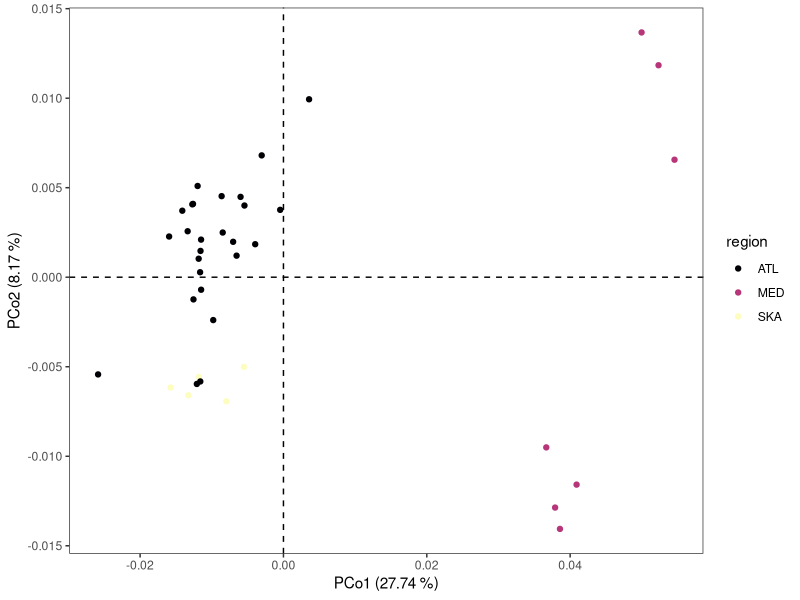
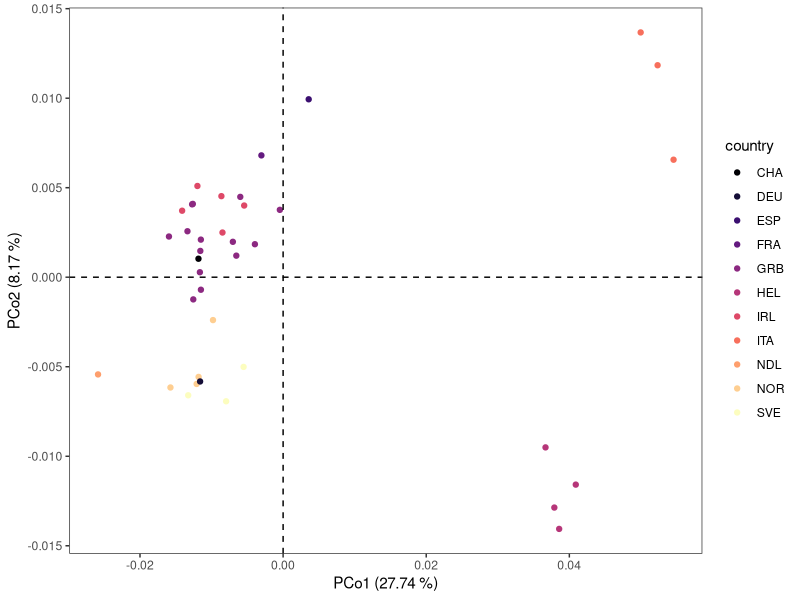

These figures' R source, in order: (Note: this script raises an error after producing the figures.)
library(tidyverse)

PCoA <- function(Fst){
	A <- -0.5 * Fst * Fst

	identity <- diag(ncol(A))
	ones <- rep(1,ncol(A))
	side <- identity - ones %*% t(ones) / ncol(A)

	Delta <- side %*% A %*% side

	Evalues <- eigen(Delta)$values
	print(Evalues)

	c <- abs(Evalues[length(Evalues)])
	print(c)
	c.mat <- matrix(rep(c,ncol(A)*ncol(A)),ncol=ncol(A))
	c.mat <- c.mat - c*diag(ncol(A))

	Fst.corr <- sqrt(Fst * Fst + 2*c.mat)
	A <- -0.5 * Fst.corr * Fst.corr
	Delta <- side %*% A %*% side

	Evalues <- eigen(Delta)$values
	Evectors <- eigen(Delta)$vectors
	names <- paste0("PCo",1:ncol(Evectors))
	colnames(Evectors) <- names

  Evalues <- Evalues[which(Evalues > 1e-10)]
  Evectors <- Evectors[,which(Evalues > 1e-10)]

  for(i in 1:ncol(Evectors)){
    Evectors[,i] <- Evectors[,i]*Evalues[i]
  }

	return(list(values=Evalues,vectors=Evectors))
}

countryList <- function(populations){
  reference <- data.frame(
                  pop = c("Brd","Cro","Eye","Heb","Iom","Ios","Loo","Lyn","Ork","Pad","Pem","She","Sbs","Sul",
                          "Jer",
                          "Idr",
                          "Hel",
                          "Ale","Sky","The","Tor",
                          "Cor","Hoo","Kil","Mul","Ven",
                          "Laz","Tar","Sar",
                          "Oos",
                          "Ber","Flo","Sin","Tro",
                          "Vig",
                          "Gul","Kav","Lys"),
                  country = c(rep("GRB",14),"CHA","FRA","DEU",rep("HEL",4),rep("IRL",5),rep("ITA",3),"NDL",rep("NOR",4),"ESP",rep("SVE",3))
                )
  for(i in 1:nrow(reference)){
    populations[populations == reference$pop[i]] <- reference$country[i]
  }

  return(populations)
}

regionList <- function(populations){
  reference <- data.frame(
                  pop = c("Brd","Cro","Eye","Heb","Iom","Ios","Loo","Lyn","Ork","Pad","Pem","She","Sbs","Sul",
                          "Jer",
                          "Idr",
                          "Hel",
                          "Ale","Sky","The","Tor",
                          "Cor","Hoo","Kil","Mul","Ven",
                          "Laz","Tar","Sar",
                          "Oos",
                          "Ber","Tro",
                          "Flo","Sin",
                          "Vig",
                          "Gul","Kav","Lys"),
                  region = c(rep("ATL",17),rep("MED",4),rep("ATL",5),rep("MED",3),rep("ATL",3),rep("SKA",2),"ATL",rep("SKA",3))
                )
  for(i in 1:nrow(reference)){
    populations[populations == reference$pop[i]] <- reference$region[i]
  }

  return(populations)
}

makePlotDF <- function(Evalues,Evectors,names){
  df.plot <- Evectors[,1:2] %>% as.data.frame()
  rownames(df.plot) <- names
  df.plot$country <- rownames(df.plot)
  df.plot$country <- countryList(df.plot$country)
  df.plot$region <- rownames(df.plot)
  df.plot$region <- regionList(df.plot$region)

  print(df.plot)
  return(df.plot)
  
}

plotPCoA <- function(df.plot, Evalues, fileName, option){
  lambda <- round(Evalues[1:2] / sum(Evalues) *100, 2)

  p <- df.plot %>%
  ggplot() + geom_point(aes(x=PCo1,y=PCo2,col=df.plot[,option]),size=1.5) +
             theme_bw() + scale_color_viridis_d(option='magma') +
             xlab(paste0("PCo1 (",lambda[1]," %)")) + ylab(paste0("PCo2 (",lambda[2]," %)")) +
             theme(panel.grid.major = element_blank(),panel.grid.minor = element_blank()) +
             geom_hline(yintercept=0,linetype="dashed") + geom_vline(xintercept=0,linetype="dashed") +
             guides(col=guide_legend(title=colnames(df.plot)[option]))

  p %>% ggsave(fileName,.,device='png',width=15,height=10,units='cm')
}

Fst.mat <- read.csv("Output/distancesFst_tot.csv",header=T,row.names=1) %>%
           as.matrix()

result.tot <- PCoA(Fst.mat)
Evalues.tot <- result.tot$values
Evectors.tot <- result.tot$vectors

df.plot.tot <- makePlotDF(Evalues.tot,Evectors.tot,rownames(Fst.mat))

plotPCoA(df.plot.tot,Evalues.tot,"PCoA.tot.region.png",4)
plotPCoA(df.plot.tot,Evalues.tot,"PCoA.tot.country.png",3)
write.csv(Evectors.tot,"Output/PCo/PCo.tot.csv")

Fst.mat.atl <- Fst.mat[-c(32:38),-c(32:38)]

result.atl <- PCoA(Fst.mat.atl)
Evalues.atl <- result.atl$values
Evectors.atl <- result.atl$vectors

df.plot.atl <- makePlotDF(Evalues.atl,Evectors.atl,rownames(Fst.mat.atl))

plotPCoA(df.plot.atl,Evalues.atl,"PCoA.atl.region.png",4)
plotPCoA(df.plot.atl,Evalues.atl,"PCoA.atl.country.png",3)
write.csv(Evectors.atl,"Output/PCo/PCo.atl.csv")

Fst.neut <- read.csv("Output/distancesFst_neut.csv",header=T,row.names=1) %>%
           as.matrix()

result.neut.tot <- PCoA(Fst.neut)
Evalues.neut.tot <- result.neut.tot$values
Evectors.neut.tot <- result.neut.tot$vectors

df.plot.neut.tot <- makePlotDF(Evalues.neut.tot,Evectors.neut.tot,rownames(Fst.neut))

plotPCoA(df.plot.neut.tot,Evalues.neut.tot,"PCoA.neut.tot.region.png",4)
plotPCoA(df.plot.neut.tot,Evalues.neut.tot,"PCoA.neut.tot.country.png",3)
write.csv(Evectors.neut.tot,"Output/PCo/PCo.neut.tot.csv")

Fst.neut <- as.data.frame(Fst.neut)
Fst.neut.atl <- Fst.neut[!(row.names(Fst.neut) %in% c("Laz","Tar","Sar","Ale","The","Tor","Sky")),]
Fst.neut.atl <- as.matrix(Fst.neut.atl %>% select(-Laz,-Tar,-Sar,-Ale,-The,-Tor,-Sky))

result.neut.atl <- PCoA(Fst.neut.atl)
Evalues.neut.atl <- result.neut.atl$values
Evectors.neut.atl <- result.neut.atl$vectors

df.plot.neut.atl <- makePlotDF(Evalues.neut.atl,Evectors.neut.atl,rownames(Fst.neut.atl))

plotPCoA(df.plot.neut.atl,Evalues.neut.atl,"PCoA.neut.atl.region.png",4)
plotPCoA(df.plot.neut.atl,Evalues.neut.atl,"PCoA.neut.atl.country.png",3)
write.csv(Evectors.neut.atl,"Output/PCo/PCo.neut.atl.csv")

Fst.sel <- read.csv("Output/distancesFst_sel.csv",header=T,row.names=1) %>%
           as.matrix()

result.sel.tot <- PCoA(Fst.sel)
Evalues.sel.tot <- result.sel.tot$values
Evectors.sel.tot <- result.sel.tot$vectors

df.plot.sel.tot <- makePlotDF(Evalues.sel.tot,Evectors.sel.tot,rownames(Fst.sel))

plotPCoA(df.plot.sel.tot,Evalues.sel.tot,"PCoA.sel.tot.region.png",4)
plotPCoA(df.plot.sel.tot,Evalues.sel.tot,"PCoA.sel.tot.country.png",3)
write.csv(Evectors.sel.tot,"Output/PCo/PCo.sel.tot.csv")

Fst.sel <- as.data.frame(Fst.sel)
Fst.sel.atl <- Fst.sel[!(row.names(Fst.sel) %in% c("Laz","Tar","Sar","Ale","The","Tor","Sky")),]
Fst.sel.atl <- as.matrix(Fst.sel.atl %>% select(-Laz,-Tar,-Sar,-Ale,-The,-Tor,-Sky))

result.sel.atl <- PCoA(Fst.sel.atl)
Evalues.sel.atl <- result.sel.atl$values
Evectors.sel.atl <- result.sel.atl$vectors

df.plot.sel.atl <- makePlotDF(Evalues.sel.atl,Evectors.sel.atl,rownames(Fst.sel.atl))

plotPCoA(df.plot.sel.atl,Evalues.sel.atl,"PCoA.sel.atl.region.png",4)
plotPCoA(df.plot.sel.atl,Evalues.sel.atl,"PCoA.sel.atl.country.png",3)
write.csv(Evectors.sel.atl,"Output/PCo/PCo.sel.atl.csv")